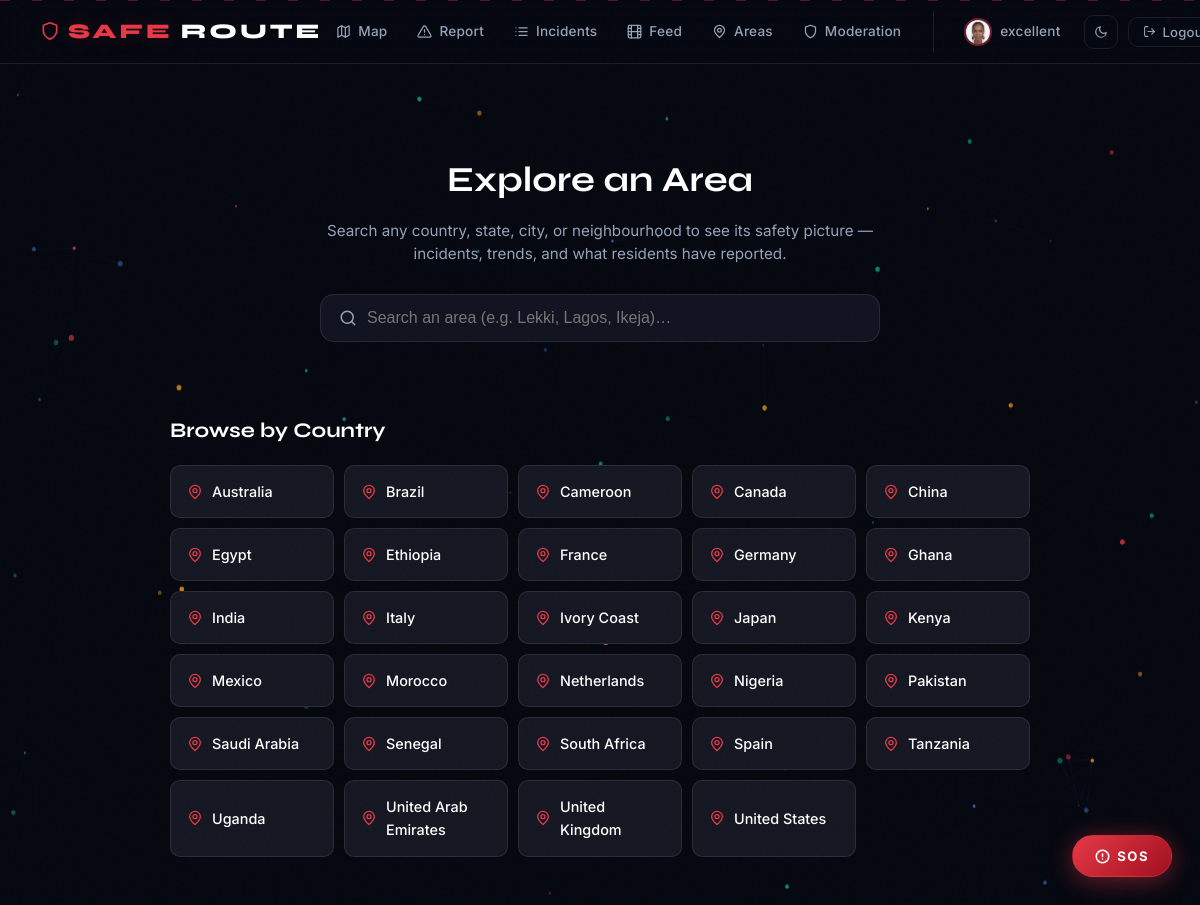
The app's page /areas/ (signed in) with its own data.
### incidents/models.py (models this page shows, shortened)
class UserProfile(models.Model):
    user       = models.OneToOneField(User, on_delete=models.CASCADE, related_name='profile')
    bio        = models.TextField(blank=True, default='')
    avatar     = models.ImageField(upload_to='avatars/', blank=True, null=True)
    sos_phone  = models.CharField(max_length=20, blank=True, default='',
                                  help_text='Emergency contact number for SOS alerts')
    location   = models.CharField(max_length=100, blank=True, default='',
                                  help_text='City or neighbourhood')
    created_at = models.DateTimeField(auto_now_add=True)

class Area(models.Model):
    LEVEL_COUNTRY = 1
    LEVEL_STATE   = 2
    LEVEL_CITY    = 3
    LEVEL_LOCAL   = 4
    LEVEL_CHOICES = [
        (LEVEL_COUNTRY, 'Country'),
        (LEVEL_STATE,   'State'),
        (LEVEL_CITY,    'City'),
        (LEVEL_LOCAL,   'Local Area'),
    ]
    name        = models.CharField(max_length=120, db_index=True)
    level       = models.IntegerField(choices=LEVEL_CHOICES, db_index=True)
    parent      = models.ForeignKey(
                      'self',
                      on_delete=models.CASCADE,
                      null=True, blank=True,
                      related_name='children'
                  )
    slug        = models.SlugField(max_length=160)
    latitude    = models.FloatField(null=True, blank=True)
    longitude   = models.FloatField(null=True, blank=True)
    created_by  = models.ForeignKey(
                      User, on_delete=models.SET_NULL,
                      null=True, blank=True, related_name='created_areas'
                  )
    is_verified = models.BooleanField(default=False, db_index=True)
    needs_review = models.BooleanField(default=False, db_index=True,
                                       help_text='Auto-created from a pin; awaiting admin audit.')
    created_at  = models.DateTimeField(auto_now_add=True)
    class Meta:
        ordering        = ['level', 'name']
        unique_together = (('name', 'parent'),)
        indexes = [
            models.Index(fields=['level', 'name'],   name='incidents_a_level_c3ef6e_idx'),
            models.Index(fields=['parent', 'level'], name='incidents_a_parent__36434b_idx'),
            models.Index(fields=['slug'],            name='incidents_a_slug_4bddf7_idx'),
        ]

### incidents/views.py (the view)
# urls.py: path('areas/',               views.area_search_page_view, name='area_search_page'),
def area_search_page_view(request):
    countries = Area.objects.filter(level=Area.LEVEL_COUNTRY).order_by('name')
    return render(request, 'area_search.html', {
        'countries': countries,
    })

### templates/area_search.html (shortened to what this page needs)
{% extends 'base.html' %}
{% block content %}
<div class="area-search-page">
  <div class="area-search-hero">
    <h1>Explore an Area</h1>
    <p>Search any country, state, city, or neighbourhood to see its safety picture — incidents, trends, and what residents have reported.</p>
    <div class="area-search-box">
      <svg xmlns="http://www.w3.org/2000/svg" width="18" height="18" viewBox="0 0 24 24" fill="none" stroke="currentColor" stroke-width="2" stroke-linecap="round" stroke-linejoin="round"><circle cx="11" cy="11" r="8"/><line x1="21" y1="21" x2="16.65" y2="16.65"/></svg>
      <input type="text" id="area-search-input" autocomplete="off"
             placeholder="Search an area (e.g. Lekki, Lagos, Ikeja)…"/>
    </div>
  </div>
  <div class="area-browse">
    <h2>Browse by Country</h2>
    <div class="area-country-grid">
      {% for country in countries %}
      <a href="{% url 'area_detail' country.slug %}" class="area-country-card">
        <svg xmlns="http://www.w3.org/2000/svg" width="16" height="16" viewBox="0 0 24 24" fill="none" stroke="currentColor" stroke-width="2" stroke-linecap="round" stroke-linejoin="round"><circle cx="12" cy="10" r="3"/><path d="M12 21.7C17.3 17 20 13 20 10a8 8 0 1 0-16 0c0 3 2.7 7 8 11.7z"/></svg>
        {{ country.name }}
      </a>
      {% empty %}
      <p class="area-empty">No areas yet.</p>
      {% endfor %}
    </div>
  </div>
</div>
{% endblock %}

### templates/base.html (shortened to what this page needs)
<!DOCTYPE html>
<html lang="en">
<head>
  {% load static %}
  <link rel="stylesheet" href="{% static 'css/style.css' %}" />
</head>
<body>
  <canvas id="particle-canvas"></canvas>
  {% block topnav %}
  <nav class="navbar">
    <div class="nav-brand">
      <svg xmlns="http://www.w3.org/2000/svg" width="20" height="20" viewBox="0 0 24 24"
           fill="none" stroke="currentColor" stroke-width="2" stroke-linecap="round"
           stroke-linejoin="round" class="nav-brand-icon">
        <path d="M12 22s8-4 8-10V5l-8-3-8 3v7c0 6 8 10 8 10z"/>
      </svg>
      <span>Safe</span>Route
    </div>
    {% if user.is_authenticated %}
    <div class="nav-links">
      <a href="{% url 'map' %}" class="nav-link">
        <svg xmlns="http://www.w3.org/2000/svg" width="15" height="15" viewBox="0 0 24 24"
             fill="none" stroke="currentColor" stroke-width="2" stroke-linecap="round"
             stroke-linejoin="round">
          <polygon points="3 6 9 3 15 6 21 3 21 18 15 21 9 18 3 21"/>
          <line x1="9" y1="3" x2="9" y2="18"/>
          <line x1="15" y1="6" x2="15" y2="21"/>
        </svg>
        Map
      </a>
      <a href="{% url 'report' %}" class="nav-link">
        Report
      </a>
      <a href="{% url 'incidents' %}" class="nav-link">
        Incidents
      </a>
      <a href="{% url 'feed' %}" class="nav-link">
        Feed
      </a>
      <a href="{% url 'area_search_page' %}" class="nav-link">
        <svg xmlns="http://www.w3.org/2000/svg" width="15" height="15" viewBox="0 0 24 24"
             fill="none" stroke="currentColor" stroke-width="2" stroke-linecap="round"
             stroke-linejoin="round">
          <circle cx="12" cy="10" r="3"/>
          <path d="M12 21.7C17.3 17 20 13 20 10a8 8 0 1 0-16 0c0 3 2.7 7 8 11.7z"/>
        </svg>
        Areas
      </a>
      {% if user.is_staff %}
      <a href="{% url 'moderation_queue' %}" class="nav-link" title="Moderation queue">
        <svg xmlns="http://www.w3.org/2000/svg" width="15" height="15" viewBox="0 0 24 24"
             fill="none" stroke="currentColor" stroke-width="2" stroke-linecap="round"
             stroke-linejoin="round">
          <path d="M12 22s8-4 8-10V5l-8-3-8 3v7c0 6 8 10 8 10z"/>
        </svg>
        Moderation
      </a>
      {% endif %}
      <div class="nav-user">
        <a href="{% url 'profile' %}" class="nav-link nav-profile">
          {% if user.profile.avatar %}
            <img src="{{ user.profile.avatar.url }}" alt="avatar" class="nav-avatar"
                 width="28" height="28" loading="eager"/>
          {% else %}
            <span class="nav-avatar-placeholder">{{ user.username|first|upper }}</span>
          {% endif %}
          {{ user.username }}
        </a>
        <button class="theme-toggle" id="theme-toggle" onclick="toggleTheme()" title="Toggle theme">
          <svg class="icon-moon" xmlns="http://www.w3.org/2000/svg" width="14" height="14"
               viewBox="0 0 24 24" fill="none" stroke="currentColor" stroke-width="2"
               stroke-linecap="round" stroke-linejoin="round">
            <path d="M21 12.79A9 9 0 1111.21 3 7 7 0 0021 12.79z"/>
          </svg>
        </button>
        <form method="POST" action="{% url 'logout' %}" style="display:inline;">
          <button type="submit" class="logout-btn">
            <svg xmlns="http://www.w3.org/2000/svg" width="13" height="13" viewBox="0 0 24 24"
                 fill="none" stroke="currentColor" stroke-width="2" stroke-linecap="round"
                 stroke-linejoin="round">
              <path d="M9 21H5a2 2 0 01-2-2V5a2 2 0 012-2h4"/>
              <polyline points="16 17 21 12 16 7"/>
              <line x1="21" y1="12" x2="9" y2="12"/>
            </svg>
            Logout
          </button>
        </form>
      </div>
    </div>
    {% endif %}
  </nav>
  {% endblock %}
  <div class="container">
    {% block content %}{% endblock %}
  </div>
  {% if user.is_authenticated %}
  <div class="sos-container">
    <button class="sos-btn" onclick="triggerSOS()">
      <svg xmlns="http://www.w3.org/2000/svg" width="15" height="15" viewBox="0 0 24 24"
           fill="none" stroke="currentColor" stroke-width="2.5" stroke-linecap="round"
           stroke-linejoin="round">
        <circle cx="12" cy="12" r="10"/>
        <line x1="12" y1="8" x2="12" y2="12"/>
        <line x1="12" y1="16" x2="12.01" y2="16"/>
      </svg>
      SOS
    </button>
  </div>
  {% endif %}
</body>
</html>

### templates/area_search.html (style rules this page uses)
.area-search-page { max-width: 900px; margin: 0 auto; padding: 20px; }
.area-search-hero { text-align: center; padding: 40px 0 32px; }
.area-search-hero h1 { font-family: var(--font-display); font-size: 2.2rem; margin-bottom: 12px; color: var(--white); }
.area-search-hero p { color: var(--gray-2); max-width: 560px; margin: 0 auto 28px; line-height: 1.5; font-size: 0.95rem; }
.area-search-box { position: relative; max-width: 560px; margin: 0 auto; display: flex; align-items: center; gap: 10px; padding: 14px 18px; border-radius: 14px; background: var(--panel); border: 1px solid var(--border-2); }
.area-search-box svg { color: var(--gray-2); flex-shrink: 0; }
.area-search-box input { flex: 1; background: transparent; border: none; outline: none; color: var(--white); font-size: 1rem; }
.area-browse { margin-top: 40px; }
.area-browse h2 { font-family: var(--font-display); font-size: 1.3rem; margin-bottom: 18px; color: var(--white); }
.area-country-grid { display: grid; grid-template-columns: repeat(auto-fill, minmax(160px, 1fr)); gap: 10px; }
.area-country-card { display: flex; align-items: center; gap: 9px; padding: 14px 16px; border-radius: 10px; background: var(--panel-2); border: 1px solid var(--border-2); color: var(--white); text-decoration: none; font-size: 0.9rem; font-weight: 500; transition: all 0.2s ease; }
.area-country-card svg { color: #e63946; flex-shrink: 0; }

### templates/base.html (style rules this page uses)
#particle-canvas { position: fixed; top: 0; left: 0; width: 100%; height: 100%; z-index: -1; pointer-events: none; }
.nav-brand-icon { color: #e63946; flex-shrink: 0; }
.nav-profile { display: flex; align-items: center; gap: 8px; }
.nav-avatar { width: 28px; height: 28px; min-width: 28px; min-height: 28px; border-radius: 50%; object-fit: cover; border: 2px solid rgba(230,57,70,0.4); overflow: hidden; flex-shrink: 0; display: block; aspect-ratio: 1 / 1; background: rgba(230,57,70,0.15); }
.logout-btn { display: inline-flex; align-items: center; gap: 6px; }
.sos-btn { display: flex; align-items: center; gap: 7px; }

### records on screen
Area: name "Australia"
Area: name "Brazil"
Area: name "Cameroon"
Area: name "Canada"
Area: name "China"
Area: name "Egypt"
Area: name "Ethiopia"
Area: name "France"
Area: name "Germany"
Area: name "Ghana"
Area: name "India"
Area: name "Italy"
Area: name "Ivory Coast"
Area: name "Japan"
Area: name "Kenya"
Area: name "Mexico"
Area: name "Morocco"
Area: name "Netherlands"
Area: name "Nigeria"
Area: name "Pakistan"
Area: name "Saudi Arabia"
Area: name "Senegal"
Area: name "South Africa"
Area: name "Spain"
Area: name "Tanzania"
Area: name "Uganda"
Area: name "United Arab Emirates"
Area: name "United Kingdom"
Area: name "United States"

### other values on screen
{{ user.username }} "excellent"
